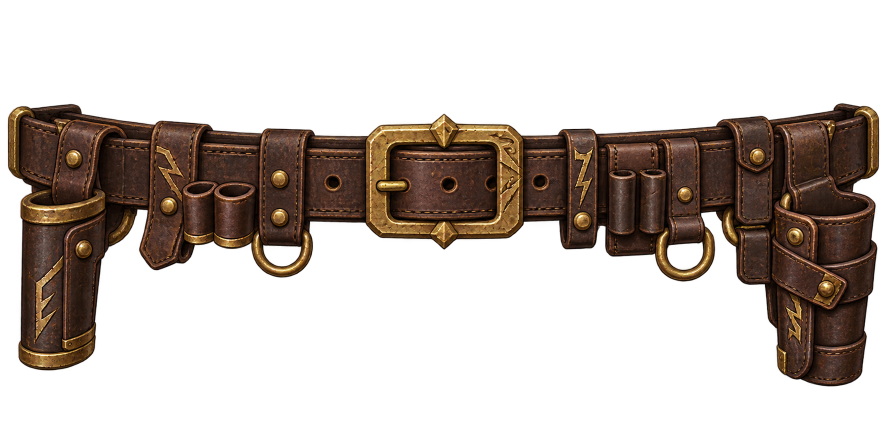
#> input picture Outils/sources/ceinture/ceinture.png, 1774 x 887 px (shown at 1/2 size)
$ python ceinture_blp.py
#> lines starting #> are read from the running program, lines starting #| are printed output that depends on the picture
"""Convertit la source transparente de la ceinture en BLP2/DXT5 pour WoW."""

import io
from pathlib import Path
import struct

from PIL import Image


ROOT = Path(__file__).resolve().parents[1]
SOURCE = ROOT / "Outils/sources/ceinture/ceinture.png"
DEST = ROOT / "LesContesMalveillants/ressources/ceinture/ceinture.blp"
SIZE = (1024, 512)


def main():
    image = Image.open(SOURCE).convert("RGBA")
#> image is the input picture: PIL image 1774x887 RGBA; mean R, G, B, A 25.7, 16.9, 11.1, 81.7
    image.thumbnail((SIZE[0] - 16, SIZE[1] - 16), Image.Resampling.LANCZOS)
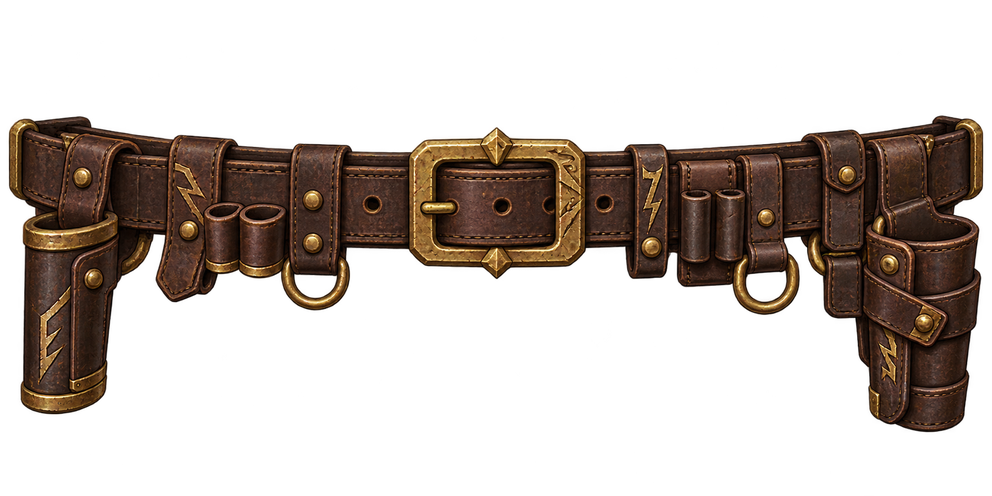
#> image: PIL image 992x496 RGBA; mean R, G, B, A 25.4, 16.7, 11, 81.7; transparent parts drawn white
    canvas = Image.new("RGBA", SIZE)
#> canvas: PIL image 1024x512 RGBA; every value is 0
    canvas.paste(image, ((SIZE[0] - image.width) // 2, (SIZE[1] - image.height) // 2))
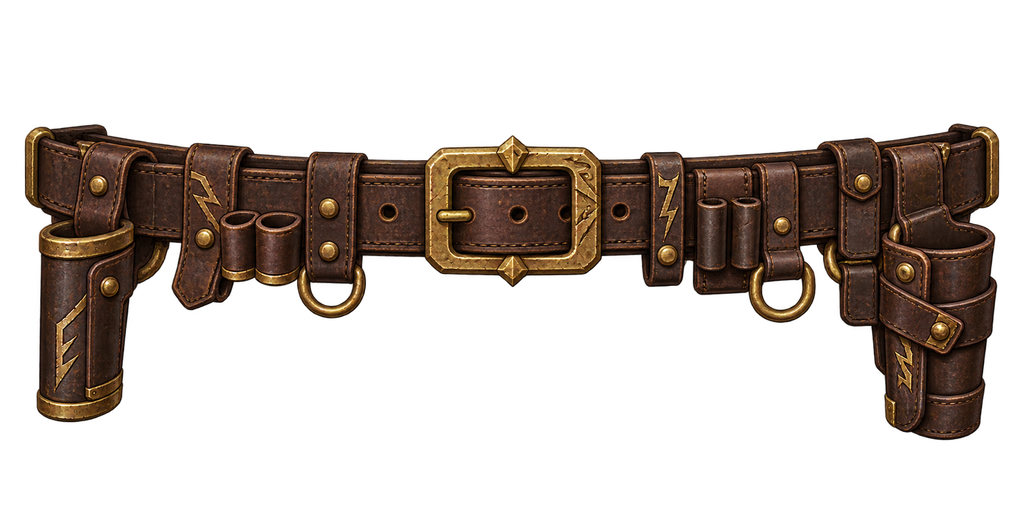
#> canvas: PIL image 1024x512 RGBA; mean R, G, B, A 23.8, 15.7, 10.4, 76.7; transparent parts drawn white
#> (the run stopped early here; a loop or call above may not have finished)
